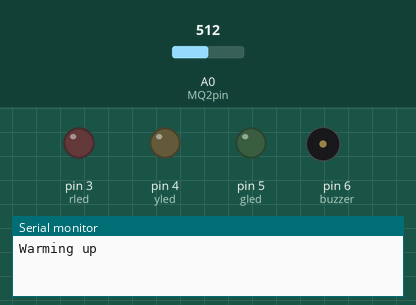
This sketch was run on a simulated Arduino Uno, built with avr-gcc and run on an emulated ATmega328P. Parts: output pins drawn as LEDs (lit = HIGH), buzzer (waves = sounding, pin HIGH), the last lines printed to the serial monitor. The inputs (shaded band) are chosen by the test bench; at power-on: A0 (MQ2pin) = 512.

Above: at 0.1 s.
At 7.1 s:
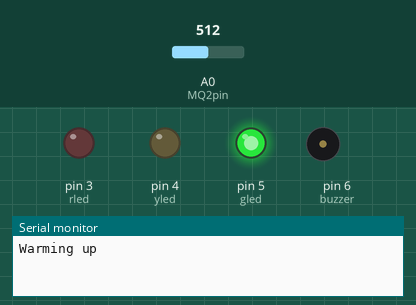
At 8.1 s:
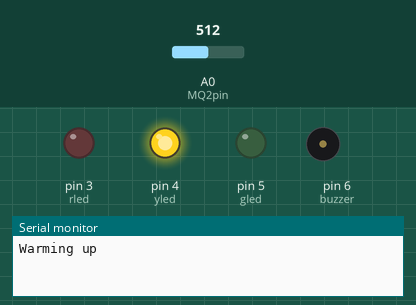
At 9.1 s:
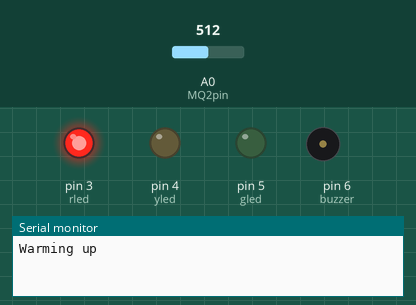
At 10.1 s:
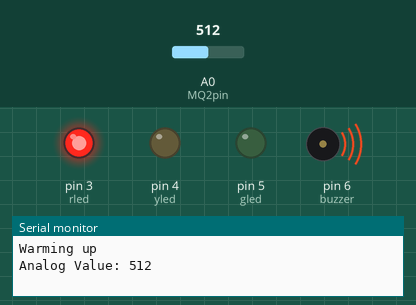
Timing chart, 0 to 11.6 s (numbered marks = the images above):
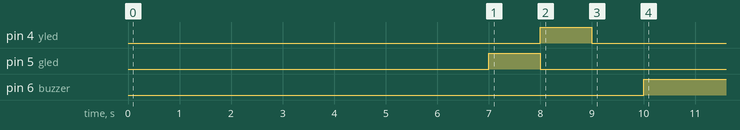

Measured:
- by itself, pin 6 (buzzer): LOW → HIGH at 10.0 s

The sketch:

sa_breathalyzer.ino
```cpp
//Initialising the pins

#define MQ2pin A0 //pin on the MQ2 sensor
int rled= 3;     //pin for red led
int yled= 4;     //pin for yellow led
int gled= 5;     //pin for green led
int buzzer= 6;   //pin for buzzer


void setup() {
  Serial.begin(9600);
  pinMode(gled, OUTPUT);
  pinMode(yled, OUTPUT);
  pinMode(rled, OUTPUT);
  pinMode(buzzer, OUTPUT);
  Serial.print("Warming up");;
  delay(7000);
  digitalWrite(gled, HIGH);
  delay(1000);
  digitalWrite(gled, LOW);
  digitalWrite(yled, HIGH);
  delay(1000);
  digitalWrite(yled, LOW);
  digitalWrite(rled, HIGH);
  delay(1000);
  digitalWrite(rled, LOW);
  Serial.println();

}

void loop() {
  int sensorValue = analogRead(MQ2pin);
  Serial.print("Analog Value: ");
  Serial.print(sensorValue);
  Serial.println();


   // Blink LEDs based on alcohol level
    if (sensorValue > 200 && sensorValue < 325)
    {
      digitalWrite(gled,HIGH);// Green LED for low alcohol level
    }
    else
    {
      digitalWrite(gled, LOW);
    }


    if (sensorValue > 325 && sensorValue <= 450)
    {
      digitalWrite(yled,HIGH); // Yellow LED for moderate alcohol level
    }
    else
    {
      digitalWrite(yled, LOW);
    }

    if (sensorValue > 450)
    {
      digitalWrite(rled,HIGH); // Red LED for high alcohol level
      digitalWrite(buzzer,HIGH); // Beep the buzzer
    }
    else
    {
      digitalWrite(rled, LOW);
      digitalWrite(buzzer,LOW);
    }

  delay(400);  // Delay for stability
}
```
